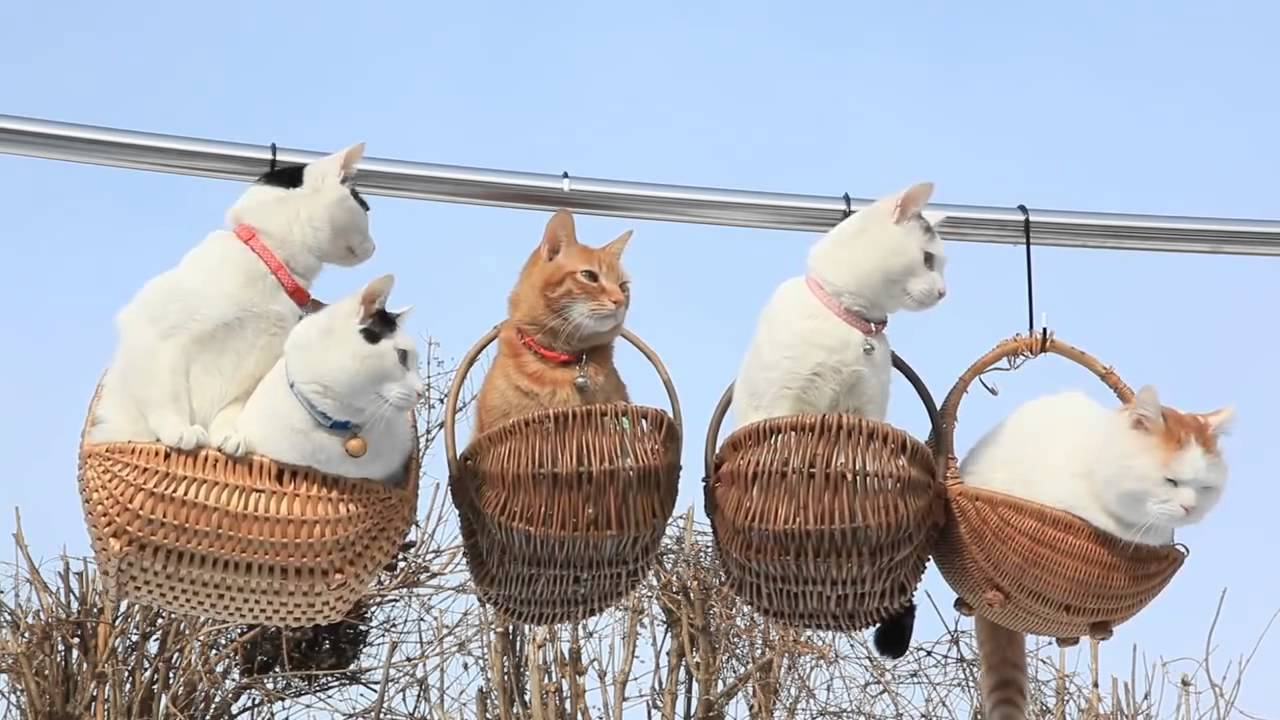
#> input picture testing_tutorials/Photos/cats.jpg, 1280 x 720 px
$ python thresh.py
#> lines starting #> are read from the running program, lines starting #| are printed output that depends on the picture; after the words box and inside, x2 and y2 are one past the last pixel; in counts of white or black regions, pixels touching at a corner belong together
import cv2 as cv

img = cv.imread('Photos/cats.jpg')
#> img is the input picture: shape (720, 1280, 3); mean B, G, R 186.3, 176.1, 172.8
cv.imshow('Cats', img)

gray = cv.cvtColor(img, cv.COLOR_BGR2GRAY)
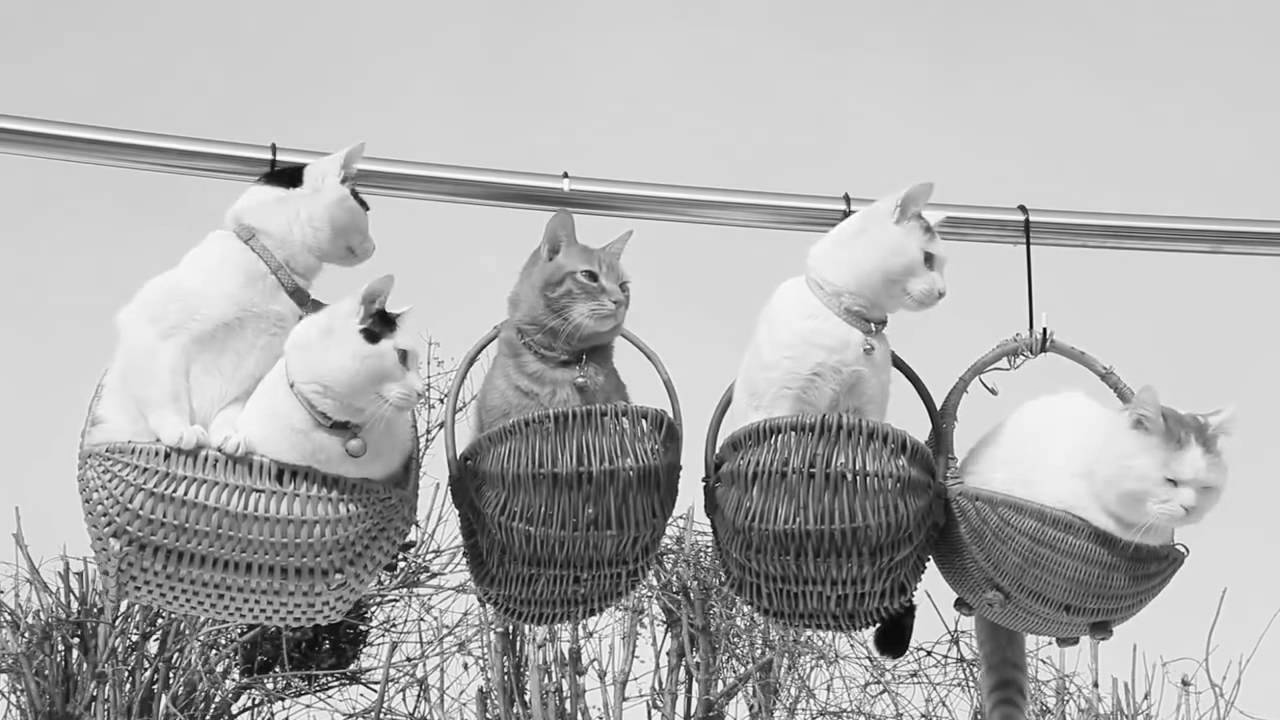
#> gray: shape (720, 1280); min 1, max 255, mean 176.3
cv.imshow('Gray', gray)

#Simple Thresholding
threshold, thresh = cv.threshold(gray, 225, 255, cv.THRESH_BINARY)
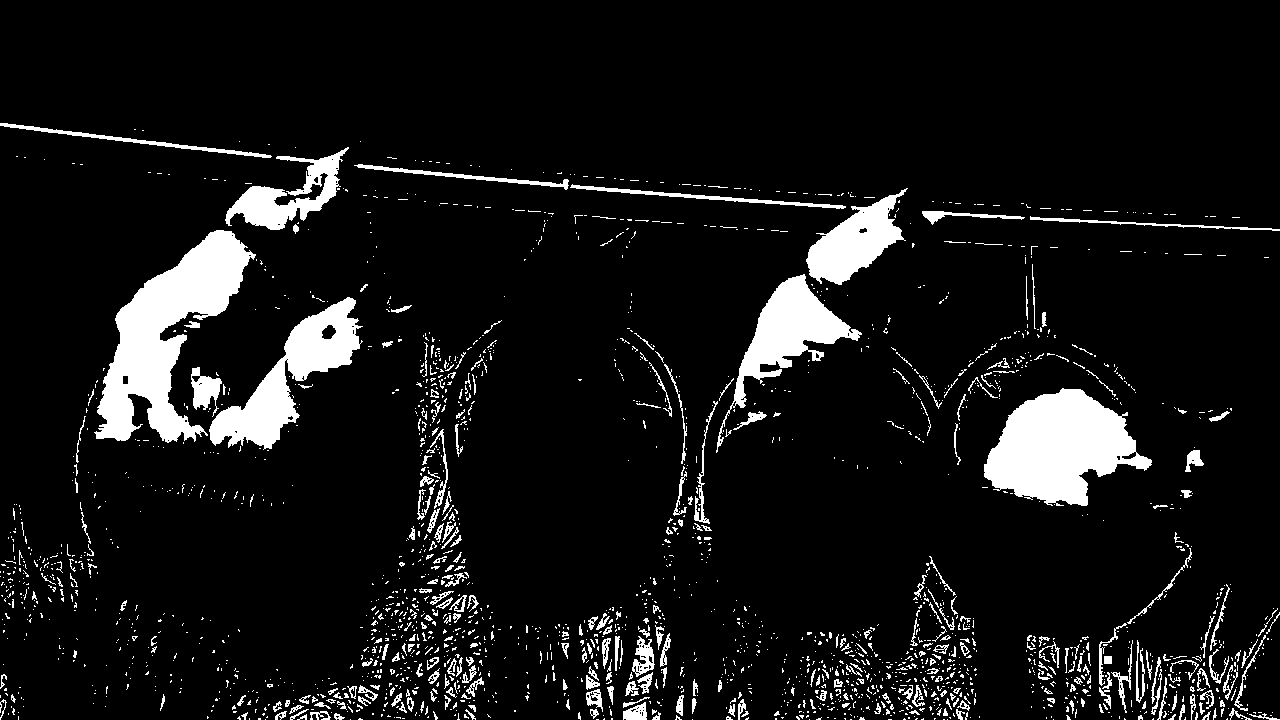
#> thresh: shape (720, 1280); 8.6% white; 2218 white regions (1878 under 20 px), largest, box (x1, y1, x2, y2) and area: (94, 230, 256, 443) 14196, (984, 388, 1152, 506) 12040, (209, 297, 363, 450) 7814
cv.imshow('Simple Thresholded', thresh)

threshold, thresh_inv = cv.threshold(gray, 225, 255, cv.THRESH_BINARY_INV)
cv.imshow('Simple Thresholded Inverse', thresh_inv)

#Adaptive Thresholding
# adaptive_thresh = cv.adaptiveThreshold(gray, 255, cv.ADAPTIVE_THRESH_MEAN_C,
#                         cv.THRESH_BINARY_INV, 11, 9)
adaptive_thresh = cv.adaptiveThreshold(gray, 255, cv.ADAPTIVE_THRESH_GAUSSIAN_C,
                        cv.THRESH_BINARY_INV, 11, 9)
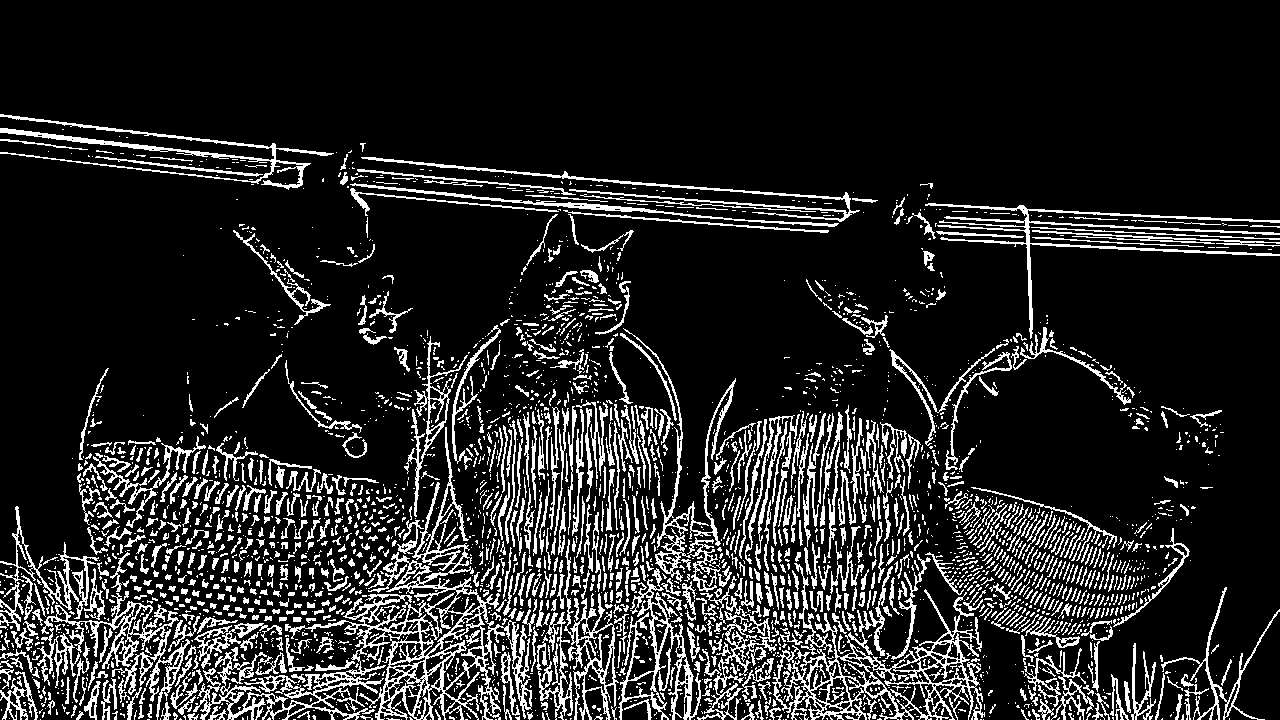
#> adaptive_thresh: shape (720, 1280); 14.4% white in thin lines or dots, all inside (x1, y1, x2, y2) = (0, 114, 1280, 720)
cv.imshow('Adaptive Thresholding', adaptive_thresh)


cv.waitKey(0)

$ run again, with testing_tutorials/Photos/Ami_Bera.jpg copied over testing_tutorials/Photos/cats.jpg
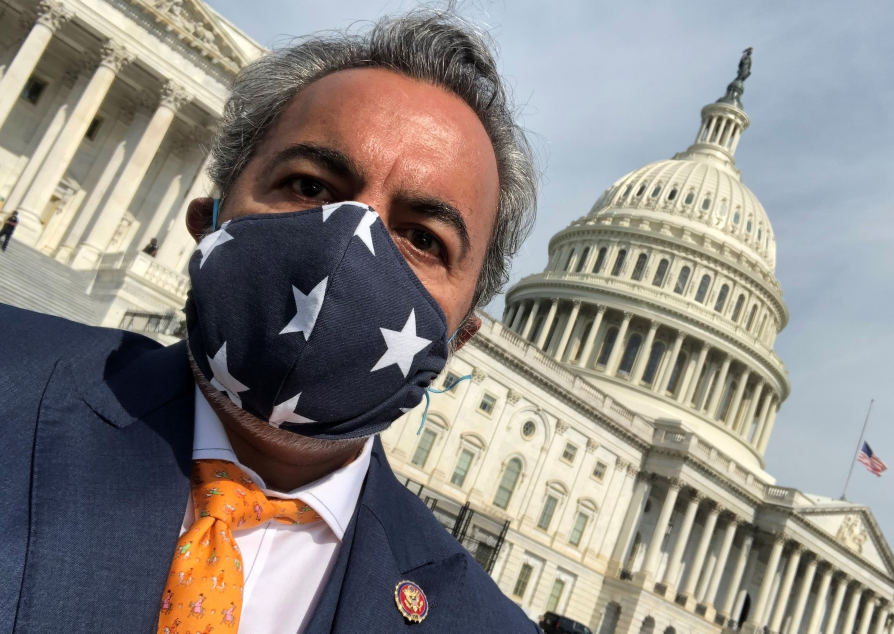
#> input picture testing_tutorials/Photos/Ami_Bera.jpg, 2682 x 1900 px (shown at 1/3 size)
#> img is the input picture: shape (1900, 2682, 3); mean B, G, R 132.6, 136.9, 141.2
#> `threshold, thresh = cv.threshold(gray, 225, 255, cv.THRESH_BINARY)`:
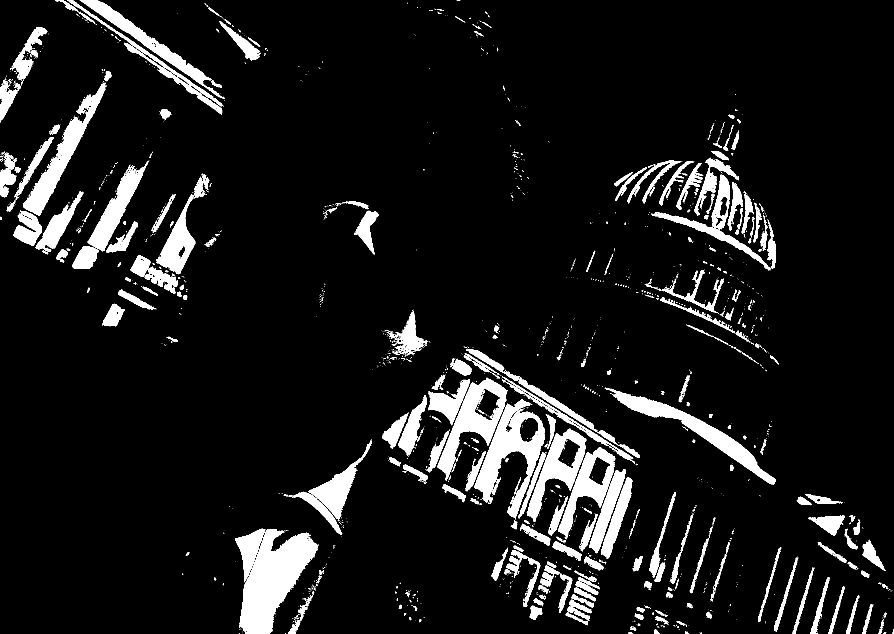
#> thresh: shape (1900, 2682) (shown at 1/3 size); 8.7% white; 2457 white regions (2097 under 20 px), largest, box (x1, y1, x2, y2) and area: (717, 1587, 956, 1900) 38449, (1423, 1197, 1634, 1557) 26071, (1819, 1164, 2327, 1454) 20229
#> `adaptive_thresh = cv.adaptiveThreshold(gray, 255, cv.ADAPTIVE_THRESH_G..`:
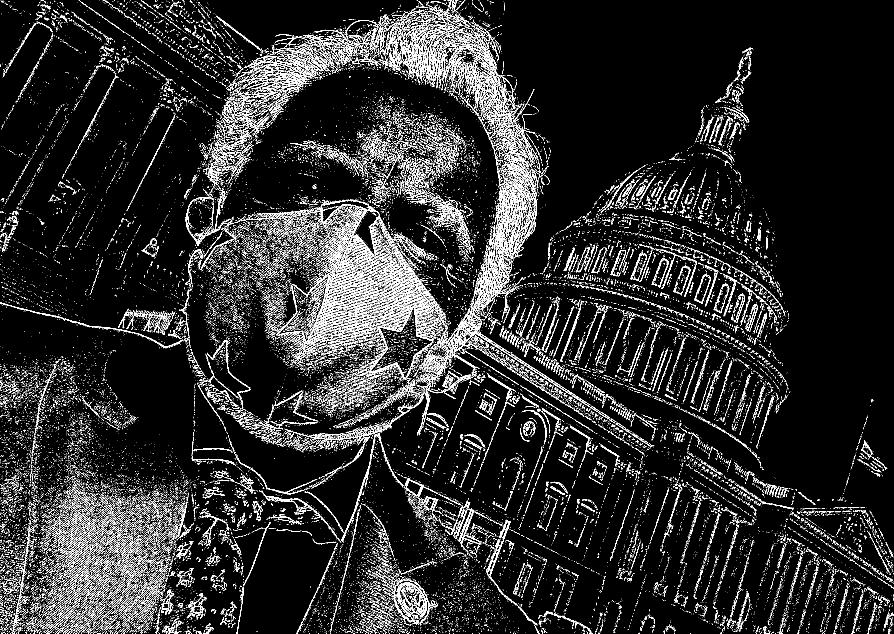
#> adaptive_thresh: shape (1900, 2682) (shown at 1/3 size); 8% white in thin lines or dots

$ run again, with testing_tutorials/Photos/Group.jpg copied over testing_tutorials/Photos/cats.jpg
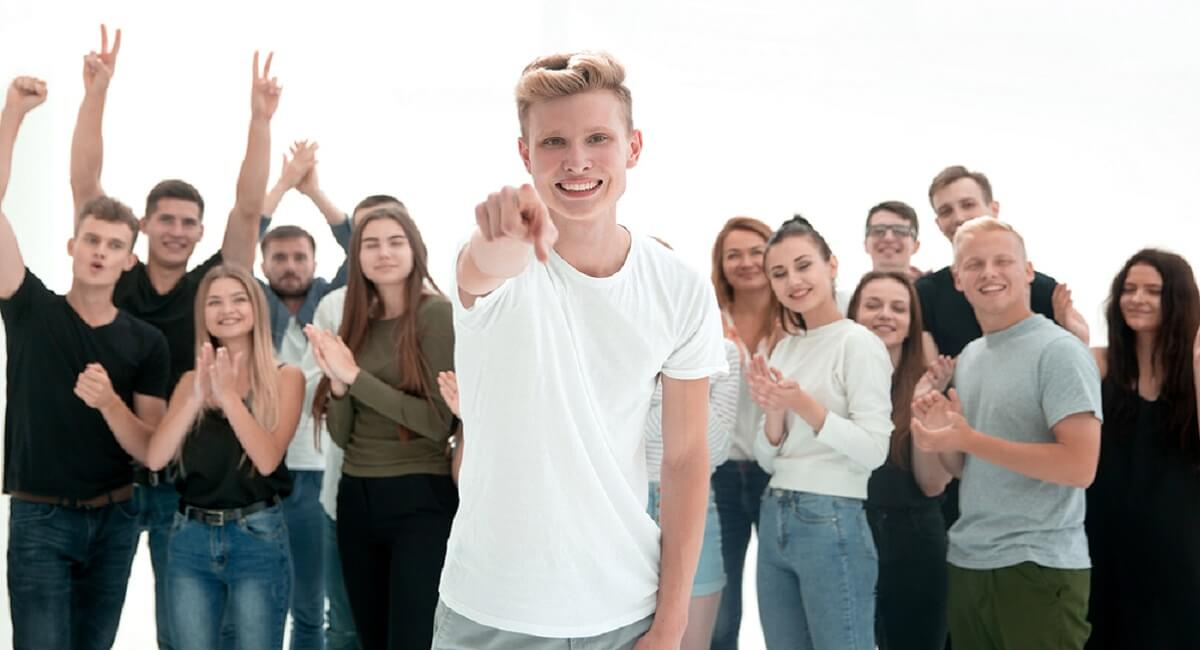
#> input picture testing_tutorials/Photos/Group.jpg, 1200 x 650 px
#> img is the input picture: shape (650, 1200, 3); mean B, G, R 159.5, 162.8, 166.5
#> `threshold, thresh = cv.threshold(gray, 225, 255, cv.THRESH_BINARY)`:
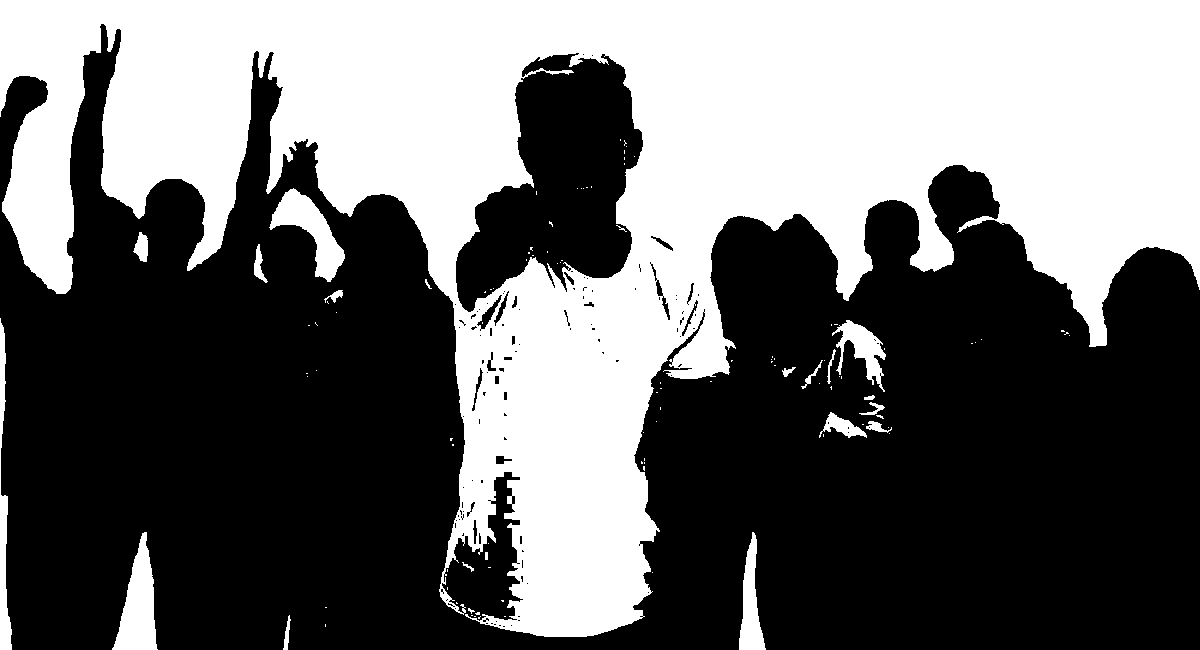
#> thresh: shape (650, 1200); 42% white; 107 white regions (87 under 20 px), largest, box (x1, y1, x2, y2) and area: (0, 0, 1200, 637) 315104, (112, 532, 158, 650) 2945, (269, 188, 345, 282) 2663
#> `adaptive_thresh = cv.adaptiveThreshold(gray, 255, cv.ADAPTIVE_THRESH_G..`:
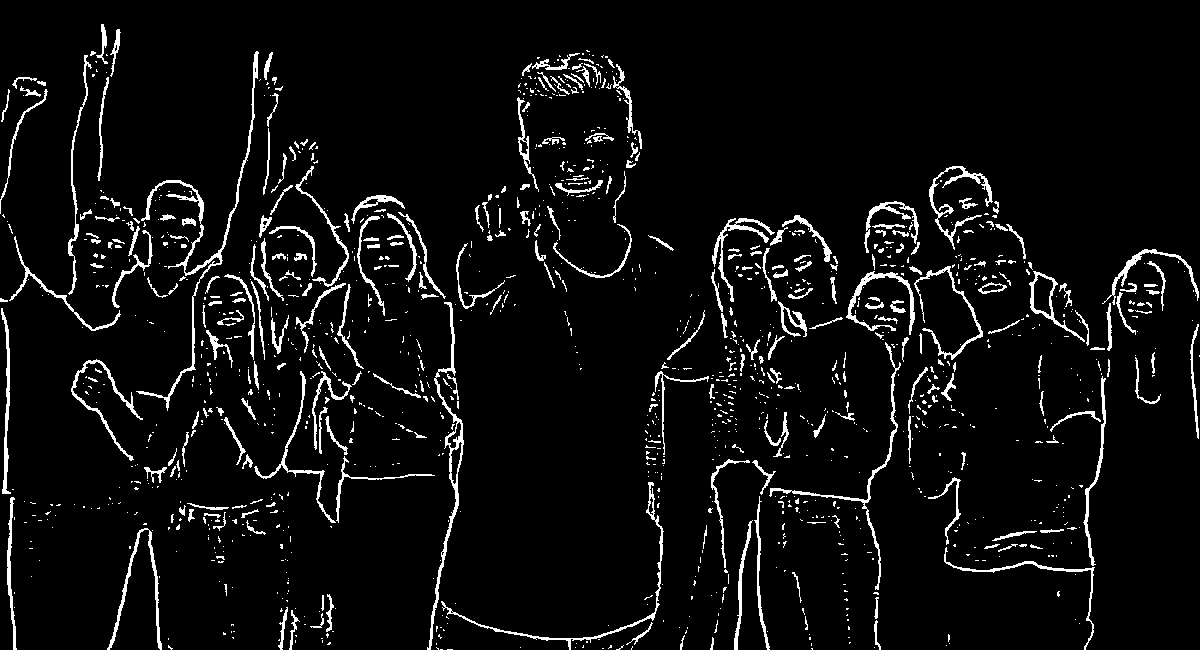
#> adaptive_thresh: shape (650, 1200); 5.5% white in thin lines or dots
